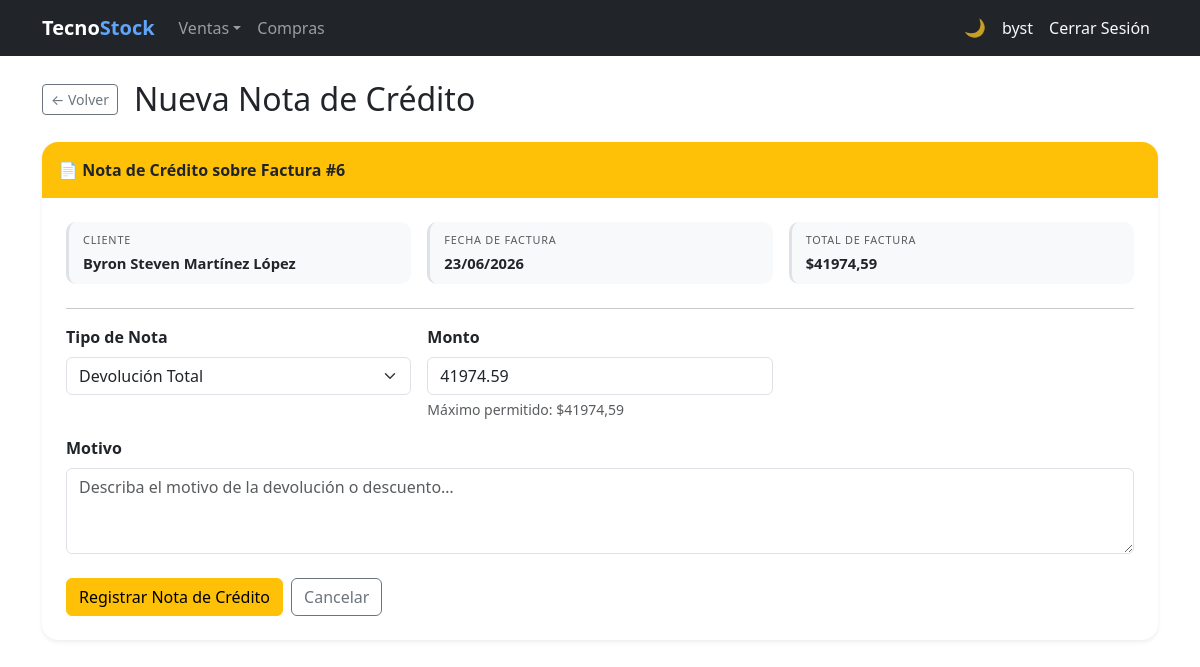
Page /invoices/6/credit-note/ (signed in) on the committed database.
### billing/models.py (models this page shows, shortened)
class Invoice(models.Model):
    BORRADOR = 0
    EMITIDA  = 1
    ANULADA  = 2
    ESTADO_CHOICES = [
        (BORRADOR, 'Borrador'),
        (EMITIDA,  'Emitida'),
        (ANULADA,  'Anulada'),
    ]
    customer     = models.ForeignKey(Customer, on_delete=models.PROTECT, related_name='invoices')
    invoice_date = models.DateTimeField(auto_now_add=True)
    subtotal     = models.DecimalField(max_digits=12, decimal_places=2, default=0)
    tax          = models.DecimalField(max_digits=12, decimal_places=2, default=0)
    total        = models.DecimalField(max_digits=12, decimal_places=2, default=0)
    estado       = models.PositiveSmallIntegerField(
                       choices=ESTADO_CHOICES, default=BORRADOR, verbose_name='Estado')
    is_active    = models.BooleanField(default=True)
    class Meta:
        ordering = ['-invoice_date']
    @property
    def can_credit_note(self): return self.estado == self.EMITIDA

class Customer(models.Model):
    dni        = models.CharField(max_length=13, unique=True, verbose_name='DNI/RUC', validators=[validate_cedula_ec])
    first_name = models.CharField(max_length=100)
    last_name  = models.CharField(max_length=100)
    email      = models.EmailField(blank=True, null=True)
    phone      = models.CharField(max_length=20, blank=True, null=True)
    address    = models.TextField(blank=True, null=True)
    photo      = models.ImageField(upload_to='customer/', blank=True, null=True, verbose_name='Foto')
    is_active  = models.BooleanField(default=True)
    created_at = models.DateTimeField(auto_now_add=True)
    updated_at = models.DateTimeField(auto_now=True)
    class Meta:
        ordering = ['last_name', 'first_name']
    @property
    def full_name(self): return f'{self.first_name} {self.last_name}'

### billing/views.py (the view)
# urls.py: path('invoices/<int:pk>/credit-note/', views.credit_note_create, name='credit_note_create'),
@login_required
def credit_note_create(request, pk):
    invoice = get_object_or_404(Invoice, pk=pk)
    if not invoice.can_credit_note:
        messages.error(request, 'Solo se pueden crear notas de crédito sobre facturas emitidas.')
        return redirect('billing:invoice_detail', pk=pk)
    if request.method == 'POST':
        form = CreditNoteForm(request.POST)
        if form.is_valid():
            note         = form.save(commit=False)
            note.invoice = invoice
            note.save()
            messages.success(request,
                f'Nota de Crédito NC-{note.id} registrada sobre Factura #{invoice.id}.')
            return redirect('billing:invoice_detail', pk=invoice.pk)
    else:
        form = CreditNoteForm(initial={
            'amount': invoice.total,
            'tipo':   CreditNote.TIPO_TOTAL,
        })
    return render(request, 'billing/credit_note_form.html', {
        'form': form, 'invoice': invoice,
    })

### billing/forms.py
class CreditNoteForm(forms.ModelForm):
    class Meta:
        model  = CreditNote
        fields = ['tipo', 'amount', 'reason']
        labels = {
            'tipo':   'Tipo de Nota',
            'amount': 'Monto',
            'reason': 'Motivo',
        }
        widgets = {
            'tipo':   forms.Select(attrs={'class': 'form-select'}),
            'amount': forms.NumberInput(attrs={'class': 'form-control', 'step': '0.01', 'min': '0.01'}),
            'reason': forms.Textarea(attrs={'class': 'form-control', 'rows': 3,
                                            'placeholder': 'Describa el motivo de la devolución o descuento…'}),
        }

### billing/templates/billing/credit_note_form.html (shortened to what this page needs)
{% extends 'billing/base.html' %}
{% block content %}
<div class="d-flex align-items-center gap-3 mb-4">
  <a href="{% url 'billing:invoice_detail' invoice.pk %}" class="btn btn-outline-secondary btn-sm">&#8592; Volver</a>
  <h2 class="mb-0">Nueva Nota de Crédito</h2>
</div>
<div class="card border-0 shadow-sm rounded-4 overflow-hidden mb-4">
  <div class="card-header border-0 py-3 bg-warning">
    <span class="fw-bold text-dark">&#128196; Nota de Crédito sobre Factura #{{ invoice.id }}</span>
  </div>
  <div class="card-body p-4">
    <div class="row g-3 mb-4">
      <div class="col-md-4">
        <div class="dm-field">
          <small class="dm-label">Cliente</small>
          <div class="dm-value">{{ invoice.customer.full_name }}</div>
        </div>
      </div>
      <div class="col-md-4">
        <div class="dm-field">
          <small class="dm-label">Fecha de Factura</small>
          <div class="dm-value">{{ invoice.invoice_date|date:"d/m/Y" }}</div>
        </div>
      </div>
      <div class="col-md-4">
        <div class="dm-field">
          <small class="dm-label">Total de Factura</small>
          <div class="dm-value fw-bold">${{ invoice.total }}</div>
        </div>
      </div>
    </div>
    <hr>
    <form method="post">
      <div class="row g-3">
        <div class="col-md-4">
          <label class="form-label fw-semibold">{{ form.tipo.label }}</label>
          {{ form.tipo }}
        </div>
        <div class="col-md-4">
          <label class="form-label fw-semibold">{{ form.amount.label }}</label>
          {{ form.amount }}
          <div class="form-text">Máximo permitido: ${{ invoice.total }}</div>
        </div>
        <div class="col-12">
          <label class="form-label fw-semibold">{{ form.reason.label }}</label>
          {{ form.reason }}
        </div>
      </div>
      <div class="d-flex gap-2 mt-4">
        <button type="submit" class="btn btn-warning">Registrar Nota de Crédito</button>
        <a href="{% url 'billing:invoice_detail' invoice.pk %}" class="btn btn-outline-secondary">Cancelar</a>
      </div>
    </form>
  </div>
</div>
{% endblock %}

### billing/templates/billing/base.html (shortened to what this page needs)
<!DOCTYPE html>
<html lang="es">
<head>
  <link href="https://cdn.jsdelivr.net/npm/bootstrap@5.3.0/dist/css/bootstrap.min.css" rel="stylesheet">
</head>
<body>
<nav class="navbar navbar-expand-lg navbar-dark bg-dark">
  <div class="container">
    <a class="navbar-brand fw-bold" href="{% url 'billing:home' %}">Tecno<span class="nav-brand-accent">Stock</span></a>
    <div class="collapse navbar-collapse" id="nav">
      <ul class="navbar-nav me-auto">
        <li class="nav-item dropdown">{% if user.is_authenticated %}<a class="nav-link dropdown-toggle" href="#" role="button" data-bs-toggle="dropdown" aria-expanded="false">Ventas</a>{% endif %}</li>
        <li class="nav-item">{% if user.is_authenticated %}<a class="nav-link" href="{% url 'purchasing:purchase_list' %}">Compras</a>{% endif %}</li>
      </ul>
      <ul class="navbar-nav align-items-center">
        <li class="nav-item"><button type="button" class="theme-toggle-btn" id="theme-toggle" onclick="toggleTheme()" title="Cambiar tema claro / oscuro"><span id="theme-icon">&#127769;</span></button></li>
        <li class="nav-item">{% if user.is_authenticated %}<a class="nav-link text-light" href="{% url 'billing:dashboard' %}">{{ user.username }}</a>{% endif %}</li>
        <li class="nav-item">{% if user.is_authenticated %}<form method="post" action="{% url 'logout' %}" class="d-inline">{% csrf_token %}<button type="submit" class="nav-link btn btn-link text-light btn-nav-link">Cerrar Sesión</button></form>{% else %}<a class="nav-link" href="{% url 'login' %}">Iniciar Sesión</a>{% endif %}</li>
      </ul>
    </div>
  </div>
</nav>
<div class="container mt-4">
  {% block content %}{% endblock %}
</div>
</body>
</html>

### billing/templates/billing/base.html (style rules this page uses)
.dm-field { background: var(--bs-tertiary-bg); border-radius: 10px; padding: 10px 14px; border-left: 3px solid var(--bs-border-color); height: 100%; transition: border-color .2s; }
.dm-label { font-size: .68rem; text-transform: uppercase; letter-spacing: .07em; color: var(--bs-secondary-color); display: block; margin-bottom: 3px; }
.dm-value { font-size: .92rem; font-weight: 600; color: var(--bs-body-color); word-break: break-word; }
.btn-nav-link { text-decoration: none; }
.nav-brand-accent { color: #60a5fa; }
.theme-toggle-btn { background: none; border: none; cursor: pointer; font-size: 1.1rem; line-height: 1; padding: .375rem .5rem; border-radius: .375rem; transition: background .2s; color: rgba(255,255,255,.75); }

### rows in the picture
Invoice: id "6", customer.full_name "Byron Steven Martínez López", invoice_date "23/06/2026", total "41974,59"

### other values in the picture
{{ user.username }} "byst"
